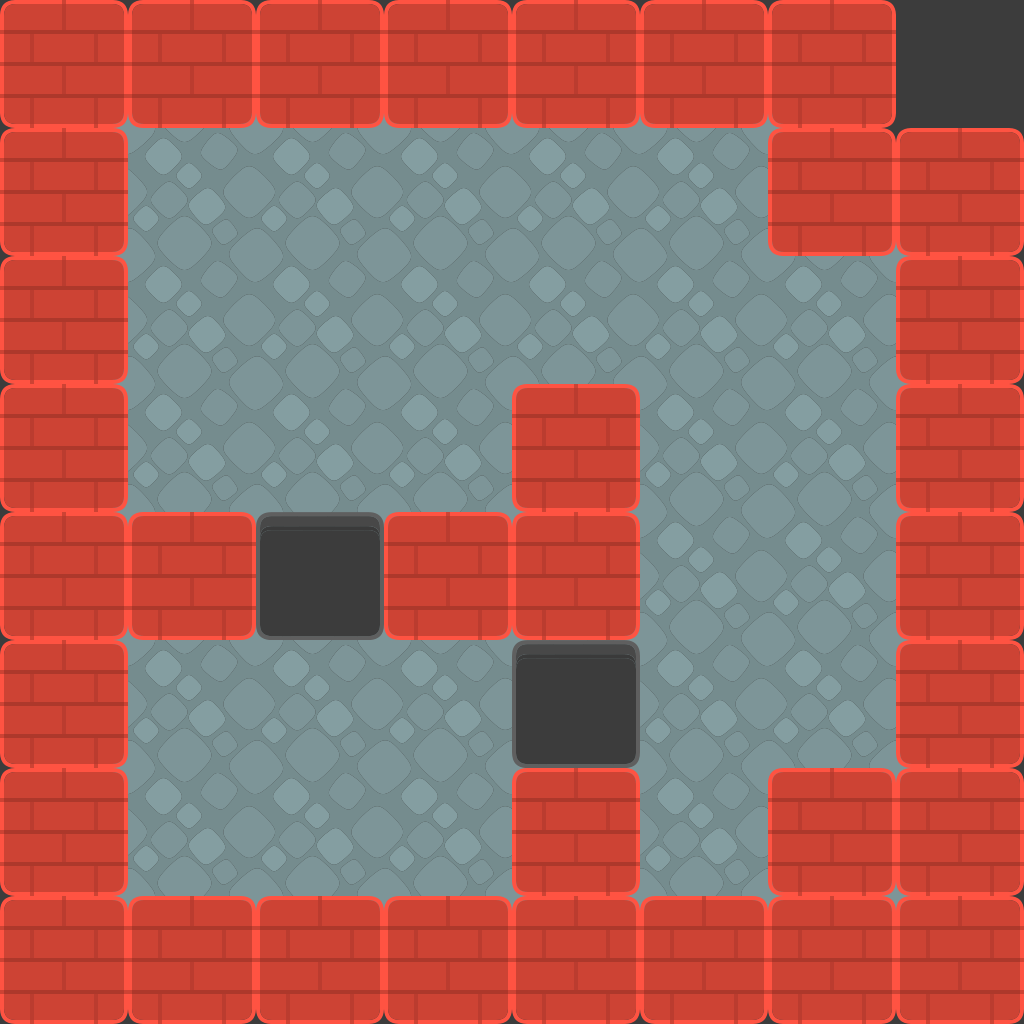

The image is a tile-based game level rendered from a .tmx file. Its description and complete source (layers, tilesets, objects, tile grids) follow:
An orthogonal 8x8 tile map with 128x128 px tiles, 2 tile layers (floor, building) and 7 objects (player).

<map version="1.8" tiledversion="1.8.5" orientation="orthogonal" renderorder="right-down" width="8" height="8" tilewidth="128" tileheight="128" infinite="0" backgroundcolor="#3c3c3c" nextlayerid="6" nextobjectid="50">
 <tileset firstgid="1" source="../../tilesheets/sokoban_tilesheet.tsx" />
 <layer id="4" name="floor" width="8" height="8" offsetx="64" offsety="64">
  <data encoding="csv">
90,90,90,90,90,90,0,0,
90,90,90,90,90,90,90,0,
90,90,90,90,90,90,90,0,
90,90,90,90,90,90,90,0,
90,90,90,90,90,90,90,0,
90,90,90,90,90,90,90,0,
90,90,90,90,90,90,90,0,
0,0,0,0,0,0,0,0
</data>
 </layer>
 <layer id="1" name="building" width="8" height="8">
  <data encoding="csv">
85,85,85,85,85,85,85,0,
85,0,0,0,0,0,85,85,
85,0,0,0,0,0,0,85,
85,0,0,0,85,0,0,85,
85,85,12,85,85,0,0,85,
85,0,0,0,12,0,0,85,
85,0,0,0,85,0,85,85,
85,85,85,85,85,85,85,85
</data>
 </layer>
 <objectgroup id="2" name="objects">
  <object id="3" name="player" gid="73" x="256" y="256" width="128" height="128" />
  <object id="42" gid="7" x="640" y="256" width="128" height="128" />
  <object id="46" gid="7" x="768" y="384" width="128" height="128" />
  <object id="49" gid="7" x="256" y="640" width="128" height="128" />
  <object id="47" gid="7" x="256" y="384" width="128" height="128" />
  <object id="25" gid="40" x="768" y="512" width="128" height="128" />
  <object id="44" gid="40" x="640" y="128" width="128" height="128" />
 </objectgroup>
</map>
